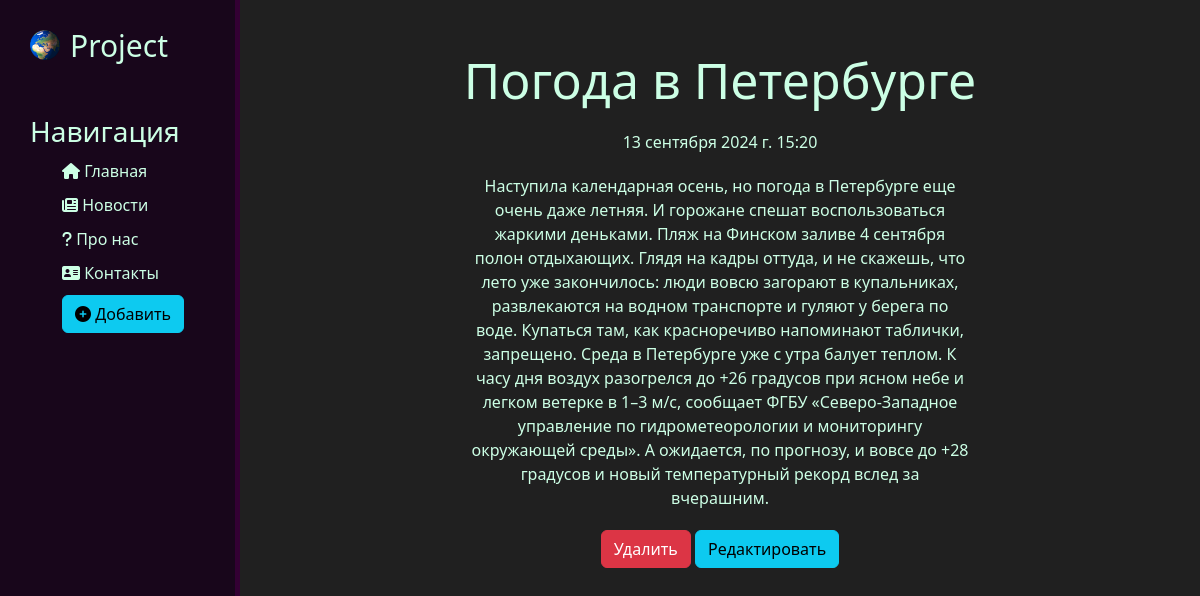
Screenshot of /news/3 with the database file from the repository.
### news/models.py (models this page shows, shortened)
class Articles(models.Model):
    title = models.CharField('Название', max_length=60)
    anons = models.CharField('Анонс', max_length=250)
    full_text = models.TextField('Статья')
    date = models.DateTimeField('Дата публикации')
    class Meta:
        verbose_name = 'Новость'
        verbose_name_plural = 'Новости'

### news/views.py (the view)
# urls.py: path('<int:pk>', views.NewsDetail.as_view(), name='news-detail'),
class NewsDetail(DetailView):
    model = Articles
    template_name = 'news/details_view.html'
    context_object_name = 'article'

### news/templates/news/details_view.html (shortened to what this page needs)
{% extends 'main/layout.html' %}
{% block content %}
    <div class="features">
        <h1>{{ article.title }}</h1>
        <p>{{ article.date }}</p>
        <p>{{ article.full_text }}</p>
        <a href="{% url 'news-delete' article.id %}" class="btn btn-danger">Удалить</a>
        <a href="{% url 'news-update' article.id %}" class="btn btn-info">Редактировать</a>
    </div>
{% endblock %}

### main/static/main/css/main.css (style rules this page uses)
body { background: #202020; color: #CCFFE5; }
main .features { float: left; color: #CCFFE5; margin-top: 50px; text-align: center; width: 80%; }
main .features h1 { font-size: 50px; }
main .features p { max-width: 500px; margin: 20px auto }

### rows the page displays
Articles: title "Погода в Петербурге", date "13 сентября 2024 г. 15:20", full_text "Наступила календарная осень, но погода в Петербурге еще очень даже летняя. И горожане спешат воспользоваться жаркими деньками. Пляж на Финском заливе 4 сентября полон отдыхающих. Глядя на кадры оттуда, и не скажешь, что лето уже закончилось: люди вовсю загорают в купальниках, развлекаются на водном транспорте и гуляют у берега по воде. Купаться там, как красноречиво напоминают таблички, запрещено. Среда в Петербурге уже с утра балует теплом. К часу дня воздух разогрелся до +26 градусов при ясном небе и легком ветерке в 1–3 м/с, сообщает ФГБУ «Северо-Западное управление по гидрометеорологии и мониторингу окружающей среды». А ожидается, по прогнозу, и вовсе до +28 градусов и новый…"
